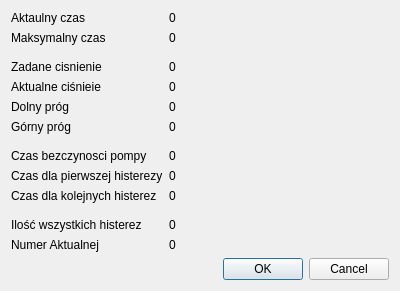
<?xml version="1.0" encoding="UTF-8"?>
<ui version="4.0">
 <class>TestDialog</class>
 <widget class="QDialog" name="TestDialog">
  <property name="geometry">
   <rect>
    <x>0</x>
    <y>0</y>
    <width>400</width>
    <height>248</height>
   </rect>
  </property>
  <property name="windowTitle">
   <string>Dialog</string>
  </property>
  <layout class="QFormLayout" name="formLayout">
   <item row="1" column="0">
    <widget class="QLabel" name="label_7">
     <property name="text">
      <string>Aktaulny czas</string>
     </property>
    </widget>
   </item>
   <item row="1" column="1">
    <widget class="QLabel" name="time">
     <property name="text">
      <string>0</string>
     </property>
    </widget>
   </item>
   <item row="2" column="0">
    <widget class="QLabel" name="label_8">
     <property name="text">
      <string>Maksymalny czas</string>
     </property>
    </widget>
   </item>
   <item row="2" column="1">
    <widget class="QLabel" name="maxtime">
     <property name="text">
      <string>0</string>
     </property>
    </widget>
   </item>
   <item row="4" column="0">
    <widget class="QLabel" name="label_3">
     <property name="text">
      <string>Zadane cisnienie</string>
     </property>
    </widget>
   </item>
   <item row="4" column="1">
    <widget class="QLabel" name="cisnie_zad">
     <property name="text">
      <string>0</string>
     </property>
    </widget>
   </item>
   <item row="5" column="0">
    <widget class="QLabel" name="label">
     <property name="text">
      <string>Aktualne ciśnieie</string>
     </property>
    </widget>
   </item>
   <item row="5" column="1">
    <widget class="QLabel" name="cisnienie">
     <property name="text">
      <string>0</string>
     </property>
    </widget>
   </item>
   <item row="6" column="0">
    <widget class="QLabel" name="label_2">
     <property name="text">
      <string>Dolny próg</string>
     </property>
    </widget>
   </item>
   <item row="6" column="1">
    <widget class="QLabel" name="down">
     <property name="text">
      <string>0</string>
     </property>
    </widget>
   </item>
   <item row="7" column="0">
    <widget class="QLabel" name="label_12">
     <property name="text">
      <string>Górny próg</string>
     </property>
    </widget>
   </item>
   <item row="7" column="1">
    <widget class="QLabel" name="up">
     <property name="text">
      <string>0</string>
     </property>
    </widget>
   </item>
   <item row="9" column="0">
    <widget class="QLabel" name="label_4">
     <property name="text">
      <string>Czas bezczynosci pompy</string>
     </property>
    </widget>
   </item>
   <item row="9" column="1">
    <widget class="QLabel" name="pompanorun">
     <property name="text">
      <string>0</string>
     </property>
    </widget>
   </item>
   <item row="10" column="0">
    <widget class="QLabel" name="label_6">
     <property name="text">
      <string>Czas dla pierwszej histerezy</string>
     </property>
    </widget>
   </item>
   <item row="10" column="1">
    <widget class="QLabel" name="fisrtTIme">
     <property name="text">
      <string>0</string>
     </property>
    </widget>
   </item>
   <item row="11" column="0">
    <widget class="QLabel" name="label_9">
     <property name="text">
      <string>Czas dla kolejnych histerez</string>
     </property>
    </widget>
   </item>
   <item row="15" column="0" colspan="2">
    <widget class="QDialogButtonBox" name="buttonBox">
     <property name="orientation">
      <enum>Qt::Horizontal</enum>
     </property>
     <property name="standardButtons">
      <set>QDialogButtonBox::Cancel|QDialogButtonBox::Ok</set>
     </property>
    </widget>
   </item>
   <item row="11" column="1">
    <widget class="QLabel" name="secondTime">
     <property name="text">
      <string>0</string>
     </property>
    </widget>
   </item>
   <item row="13" column="0">
    <widget class="QLabel" name="label_10">
     <property name="text">
      <string>Ilość wszystkich histerez</string>
     </property>
    </widget>
   </item>
   <item row="14" column="0">
    <widget class="QLabel" name="label_11">
     <property name="text">
      <string>Numer Aktualnej</string>
     </property>
    </widget>
   </item>
   <item row="13" column="1">
    <widget class="QLabel" name="maxHisterez">
     <property name="text">
      <string>0</string>
     </property>
    </widget>
   </item>
   <item row="14" column="1">
    <widget class="QLabel" name="histerez">
     <property name="text">
      <string>0</string>
     </property>
    </widget>
   </item>
   <item row="3" column="0">
    <widget class="Line" name="line">
     <property name="orientation">
      <enum>Qt::Horizontal</enum>
     </property>
    </widget>
   </item>
   <item row="8" column="0">
    <widget class="Line" name="line_2">
     <property name="orientation">
      <enum>Qt::Horizontal</enum>
     </property>
    </widget>
   </item>
   <item row="12" column="0">
    <widget class="Line" name="line_3">
     <property name="orientation">
      <enum>Qt::Horizontal</enum>
     </property>
    </widget>
   </item>
  </layout>
 </widget>
 <resources/>
 <connections>
  <connection>
   <sender>buttonBox</sender>
   <signal>accepted()</signal>
   <receiver>TestDialog</receiver>
   <slot>accept()</slot>
   <hints>
    <hint type="sourcelabel">
     <x>248</x>
     <y>254</y>
    </hint>
    <hint type="destinationlabel">
     <x>157</x>
     <y>274</y>
    </hint>
   </hints>
  </connection>
  <connection>
   <sender>buttonBox</sender>
   <signal>rejected()</signal>
   <receiver>TestDialog</receiver>
   <slot>reject()</slot>
   <hints>
    <hint type="sourcelabel">
     <x>316</x>
     <y>260</y>
    </hint>
    <hint type="destinationlabel">
     <x>286</x>
     <y>274</y>
    </hint>
   </hints>
  </connection>
 </connections>
</ui>
